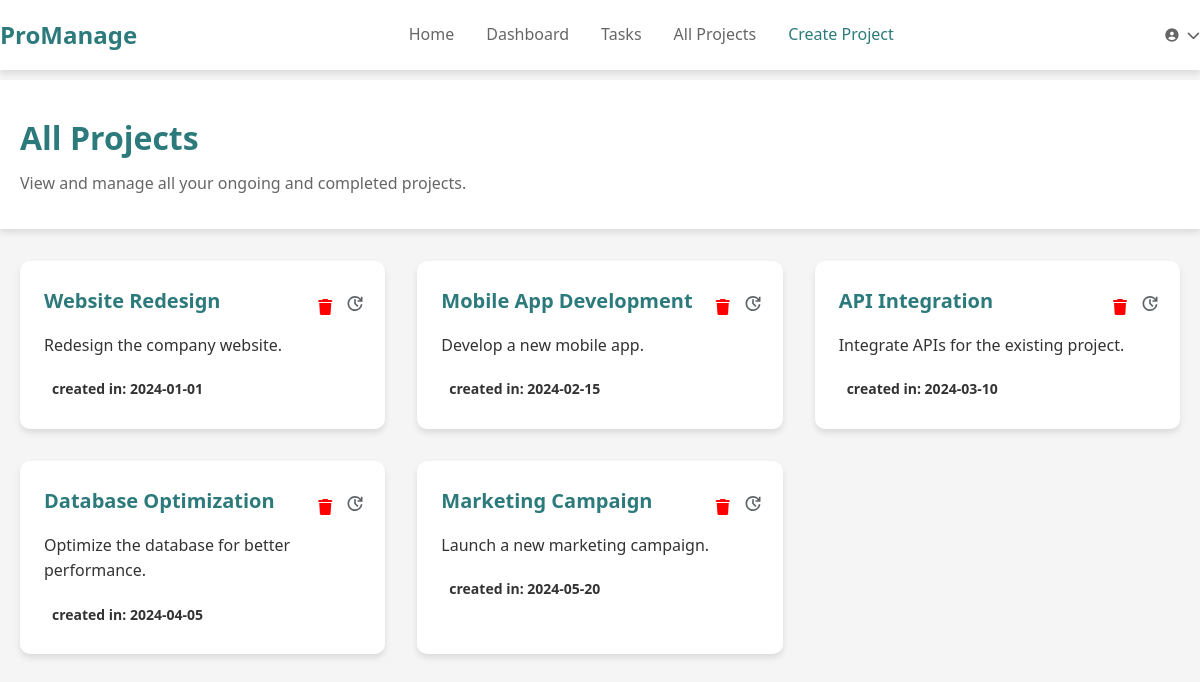
The app's page /views/all_projects.php with its own data.
### tables this page shows
CREATE TABLE projects (
    id INT AUTO_INCREMENT PRIMARY KEY,
    name VARCHAR(255) NOT NULL,
    description TEXT,
    created_date DATE NOT NULL,
    type ENUM('private', 'public') NOT NULL,
    chef_id INT not null , 
    FOREIGN KEY (chef_id) REFERENCES users(id)
);

### models/projects_model.php (called while the page is built, shortened)
<?php
class Project
{
    private $conn;
    public function __construct($db)
    {
        $this->conn = $db;
    }
    public function displayProjects()
    {
        $sql = "SELECT * FROM projects";
        $result = $this->conn->query($sql);
        if ($result) {
            return $result->fetch_all(MYSQLI_ASSOC);
        } else {
            return [];
        }
    }
}
$dbConnection = new mysqli('localhost', 'root', '', 'project_management');
$viewProjects = new Project($dbConnection);
$projects = $viewProjects->displayProjects();

### views/all_projects.php (the view, shortened to what this page needs)
<?php
require_once './config/connexion.php';
require_once './models/projects_model.php';
$dbConnection = new mysqli('localhost', 'root', '', 'project_management');
$viewProjects = new Project($dbConnection);
$projects = $viewProjects->displayProjects();
?>
<!DOCTYPE html>
<html lang="en">
<head>
    <link rel="stylesheet" href="https://cdnjs.cloudflare.com/ajax/libs/font-awesome/6.4.0/css/all.min.css">
</head>
<body>
    <nav>
        <div class="container nav-container">
            <div class="logo">ProManage</div>
            <div class="nav-links">
                <a href="index.php?page=home">Home</a>
                <a href="index.php?page=dashbord">Dashboard</a>
                <a href="index.php?page=tasks_page">Tasks</a>
                <a href="index.php?page=all_projects">All Projects</a>
                <a href="index.php?page=creat_project" class="active">Create Project</a>
            </div>
            <div class="user-menu">
                <button class="user-menu-btn">
                    <i class="fas fa-user-circle"></i>
                    <i class="fas fa-chevron-down"></i>
                </button>
            </div>
        </div>
    </nav>
    <main>
        <div class="projects-header">
            <div class="container">
                <h1 class="projects-title">All Projects</h1>
                <p class="projects-subtitle">View and manage all your ongoing and completed projects.</p>
            </div>
        </div>
        <div class="container">
            <div class="projects-grid">
                <?php foreach ($projects as $project): ?>
                    <div class="project-card">
                        <form method="POST" action="index.php?action=delete"
                            onsubmit="return confirm('Are you sure you want to delete this project?');">
                            <button type="submit" class="delete-btn">
                                <i class="fa-solid fa-trash icon"></i>
                            </button>
                        </form>
                        <img src="images/update_icon.svg" class="update_icon" alt="">
                        <h3><?= htmlspecialchars($project['name']) ?></h3>
                        <div class="project-card-content">
                            <p><?= htmlspecialchars($project['description']) ?></p>
                        </div>
                        <div class="project-card-footer">
                            <span class="project-status"> created in:
                                <?= htmlspecialchars($project['created_date']) ?></span>
                        </div>
                    </div>
                <?php endforeach; ?>
            </div>
        </div>
    </main>
</body>
</html>

### views/all_projects.php (style rules this page uses)
:root { --bg-primary: #f5f5f5; --bg-secondary: #ffffff; --text-primary: #333333; --text-secondary: #666666; --accent-primary: #2c7a7b; --accent-secondary: #e67e22; --accent-tertiary: #6b46c1; --shadow: 0 4px 6px rgba(0, 0, 0, 0.1); }
* { margin: 0; padding: 0; box-sizing: border-box; }
body { font-family: 'Segoe UI', Tahoma, Geneva, Verdana, sans-serif; background-color: var(--bg-primary); color: var(--text-primary); line-height: 1.6; }
.container { max-width: 1200px; margin: 0 auto; padding: 0 20px; }
nav { background-color: var(--bg-secondary); box-shadow: var(--shadow); position: fixed; width: 100%; z-index: 1000; }
.nav-container { display: flex; justify-content: space-between; align-items: center; padding: 1rem 0; }
.logo { font-size: 1.5rem; font-weight: bold; color: var(--accent-primary); }
.nav-links { display: flex; gap: 2rem; }
.nav-links a { text-decoration: none; color: var(--text-secondary); font-weight: 500; transition: color 0.3s ease; }
.nav-links a:hover, .nav-links a.active { color: var(--accent-primary); }
.user-menu { position: relative; }
.user-menu-btn { background: none; border: none; cursor: pointer; display: flex; align-items: center; gap: 0.5rem; color: var(--text-secondary); }
main { padding-top: 5rem; }
.projects-header { background-color: var(--bg-secondary); padding: 2rem 0; margin-bottom: 2rem; box-shadow: var(--shadow); }
.projects-title { font-size: 2rem; color: var(--accent-primary); margin-bottom: 0.5rem; }
.projects-subtitle { color: var(--text-secondary); }
.projects-grid { display: grid; grid-template-columns: repeat(auto-fit, minmax(300px, 1fr)); gap: 2rem; }
.project-card { background-color: var(--bg-secondary); border-radius: 10px; padding: 1.5rem; box-shadow: var(--shadow); transition: transform 0.3s ease; }
.project-card h3 { font-size: 1.25rem; color: var(--accent-primary); margin-bottom: 1rem; }
.project-card-content { margin-bottom: 1rem; }
.project-card-footer { display: flex; justify-content: space-between; align-items: center; }
.project-status { padding: 0.25rem 0.5rem; border-radius: 20px; font-size: 0.875rem; font-weight: bold; }
.delete-btn { position: absolute; right: 50px; top: 35px; width: 20px; height: 25px; background: none; background: none; border: none; cursor: pointer; color: red; font-size: 1rem; transition: color 0.3s ease; }
.update_icon { width: 20px; height: 25px; position: absolute; right: 20px; top: 30px; }

### records on screen
projects: name "Website Redesign", description "Redesign the company website.", created_date "2024-01-01"
projects: name "Mobile App Development", description "Develop a new mobile app.", created_date "2024-02-15"
projects: name "API Integration", description "Integrate APIs for the existing project.", created_date "2024-03-10"
projects: name "Database Optimization", description "Optimize the database for better performance.", created_date "2024-04-05"
projects: name "Marketing Campaign", description "Launch a new marketing campaign.", created_date "2024-05-20"
